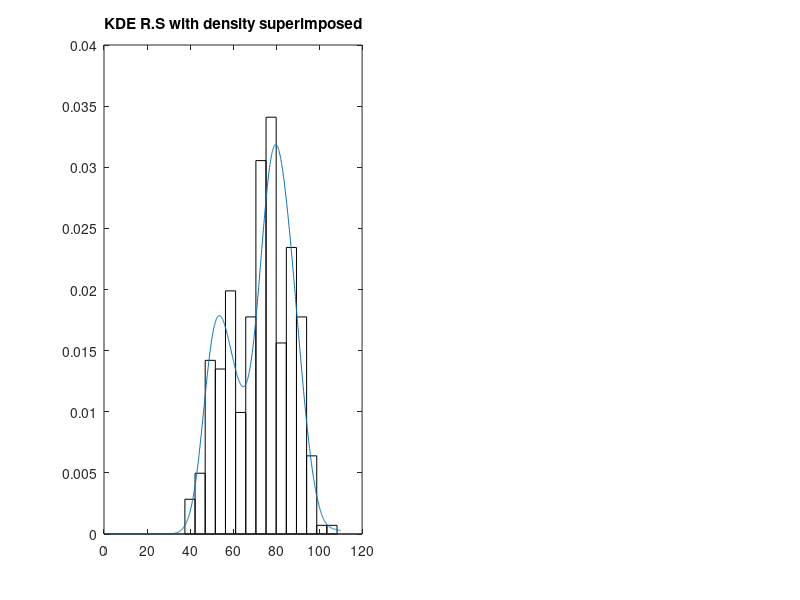

Write the MATLAB code that produced this figure. (Note: this script raises an error after producing the figure.)
load geyser
%first we get the kernel density estimate 5
data = geyser;
n = length(data);
% We will get the density estimate at these x values.
x = linspace(0,110,1000);
fhatnorm = zeros(size(x));
h1 = 1.06*n^(-1/5)*std(data);

for i=1:n
% get each kernel function evaluated at x
% centered at data
    fnorm=exp(-(1/(2*h1^2))*(x-data(i)).^2)/sqrt(2*pi)/h1;
    fhatnorm = fhatnorm+fnorm/(n);
end

%random sample from data
r=unifrnd(0,1,n,1);
countu=zeros(n,1);

for i=1:n;
    left=(1/n)*(i-1);
    right=(1/n)*(i);
    countu(i)=length(find(r>=left & r<=right));
end

u=1;
newdata=zeros(n,1);

for j=1:n;
    newdata(u:u+countu(j)-1) = normrnd(data(j),h1,countu(j),1);
    u = u+countu(j);
end

subplot(121)
[cnt,newdata1]=hist(newdata,15);
bar(newdata1,cnt/(n*h1),1,'w')
title('KDE R.S with density superimposed')
hold on
plot(x,fhatnorm)
hold off
%comparing example 9.13
muin = [50,80];
% Set mixing coefficients equal.
piesin = [0.5,0.5];
% Set initial variances to 1.
varin = [1 1];
max_it = 100;
tol = 0.0001;
% Call the finite mixtures.
[pies,mus,vars]= csfinmix(data,muin,varin,piesin,max_it,tol);
% Now generate some random variables from this model.
% Get the true model to generate data from this.
xx = zeros(n,1);
% Now generate 300 random variables. First find
% the number that fall in each one.
r = rand(n,1);
% Find the number generated from component 1.
ind1 = length(find(r <= pies(1)));
% Create some mixture data. Note that the
% component densities are normals.
xx(1:ind1) = normrnd(mus(1),sqrt(vars(1)),ind1,1);
xx(ind1+1:n) = normrnd(mus(2),sqrt(vars(2)),n-ind1,1);
subplot(122)
[cnt,xx]=hist(xx,15);
bar(xx,cnt/(n*h1),1,'w')
title('Random Sample from FM with density superimposed')
hold on
plot(x,fhatnorm)
hold off